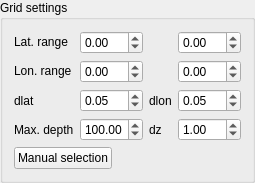
               <widget class="QGroupBox" name="groupBox_7">
                <property name="title">
                 <string>Grid settings</string>
                </property>
                <layout class="QVBoxLayout" name="verticalLayout_6">
                 <item>
                  <layout class="QVBoxLayout" name="verticalLayout_7">
                   <item>
                    <layout class="QGridLayout" name="gridLayout">
                     <item row="3" column="3">
                      <widget class="QDoubleSpinBox" name="doubleSpinBox_13">
                       <property name="sizePolicy">
                        <sizepolicy hsizetype="Fixed" vsizetype="Fixed">
                         <horstretch>0</horstretch>
                         <verstretch>0</verstretch>
                        </sizepolicy>
                       </property>
                       <property name="maximumSize">
                        <size>
                         <width>63</width>
                         <height>16777215</height>
                        </size>
                       </property>
                       <property name="singleStep">
                        <double>0.010000000000000</double>
                       </property>
                       <property name="value">
                        <double>0.050000000000000</double>
                       </property>
                      </widget>
                     </item>
                     <item row="1" column="1">
                      <widget class="QDoubleSpinBox" name="doubleSpinBox_9">
                       <property name="sizePolicy">
                        <sizepolicy hsizetype="Fixed" vsizetype="Fixed">
                         <horstretch>0</horstretch>
                         <verstretch>0</verstretch>
                        </sizepolicy>
                       </property>
                       <property name="maximumSize">
                        <size>
                         <width>63</width>
                         <height>16777215</height>
                        </size>
                       </property>
                       <property name="minimum">
                        <double>-90.000000000000000</double>
                       </property>
                       <property name="maximum">
                        <double>90.000000000000000</double>
                       </property>
                       <property name="singleStep">
                        <double>0.010000000000000</double>
                       </property>
                      </widget>
                     </item>
                     <item row="3" column="2">
                      <widget class="QLabel" name="label_20">
                       <property name="sizePolicy">
                        <sizepolicy hsizetype="Fixed" vsizetype="Preferred">
                         <horstretch>0</horstretch>
                         <verstretch>0</verstretch>
                        </sizepolicy>
                       </property>
                       <property name="text">
                        <string>dlon</string>
                       </property>
                      </widget>
                     </item>
                     <item row="4" column="2">
                      <widget class="QLabel" name="label_21">
                       <property name="sizePolicy">
                        <sizepolicy hsizetype="Fixed" vsizetype="Preferred">
                         <horstretch>0</horstretch>
                         <verstretch>0</verstretch>
                        </sizepolicy>
                       </property>
                       <property name="text">
                        <string>dz</string>
                       </property>
                      </widget>
                     </item>
                     <item row="3" column="1">
                      <widget class="QDoubleSpinBox" name="doubleSpinBox_14">
                       <property name="sizePolicy">
                        <sizepolicy hsizetype="Fixed" vsizetype="Fixed">
                         <horstretch>0</horstretch>
                         <verstretch>0</verstretch>
                        </sizepolicy>
                       </property>
                       <property name="maximumSize">
                        <size>
                         <width>63</width>
                         <height>16777215</height>
                        </size>
                       </property>
                       <property name="singleStep">
                        <double>0.010000000000000</double>
                       </property>
                       <property name="value">
                        <double>0.050000000000000</double>
                       </property>
                      </widget>
                     </item>
                     <item row="2" column="1">
                      <widget class="QDoubleSpinBox" name="doubleSpinBox_11">
                       <property name="sizePolicy">
                        <sizepolicy hsizetype="Fixed" vsizetype="Fixed">
                         <horstretch>0</horstretch>
                         <verstretch>0</verstretch>
                        </sizepolicy>
                       </property>
                       <property name="maximumSize">
                        <size>
                         <width>63</width>
                         <height>16777215</height>
                        </size>
                       </property>
                       <property name="minimum">
                        <double>-180.000000000000000</double>
                       </property>
                       <property name="maximum">
                        <double>180.000000000000000</double>
                       </property>
                       <property name="singleStep">
                        <double>0.010000000000000</double>
                       </property>
                       <property name="value">
                        <double>0.000000000000000</double>
                       </property>
                      </widget>
                     </item>
                     <item row="1" column="3">
                      <widget class="QDoubleSpinBox" name="doubleSpinBox_10">
                       <property name="sizePolicy">
                        <sizepolicy hsizetype="Fixed" vsizetype="Fixed">
                         <horstretch>0</horstretch>
                         <verstretch>0</verstretch>
                        </sizepolicy>
                       </property>
                       <property name="maximumSize">
                        <size>
                         <width>63</width>
                         <height>16777215</height>
                        </size>
                       </property>
                       <property name="minimum">
                        <double>-90.000000000000000</double>
                       </property>
                       <property name="maximum">
                        <double>90.000000000000000</double>
                       </property>
                       <property name="singleStep">
                        <double>0.010000000000000</double>
                       </property>
                       <property name="value">
                        <double>0.000000000000000</double>
                       </property>
                      </widget>
                     </item>
                     <item row="1" column="0">
                      <widget class="QLabel" name="label_16">
                       <property name="sizePolicy">
                        <sizepolicy hsizetype="Fixed" vsizetype="Fixed">
                         <horstretch>0</horstretch>
                         <verstretch>0</verstretch>
                        </sizepolicy>
                       </property>
                       <property name="text">
                        <string>Lat. range</string>
                       </property>
                      </widget>
                     </item>
                     <item row="4" column="1">
                      <widget class="QDoubleSpinBox" name="doubleSpinBox_16">
                       <property name="sizePolicy">
                        <sizepolicy hsizetype="Fixed" vsizetype="Fixed">
                         <horstretch>0</horstretch>
                         <verstretch>0</verstretch>
                        </sizepolicy>
                       </property>
                       <property name="maximumSize">
                        <size>
                         <width>63</width>
                         <height>16777215</height>
                        </size>
                       </property>
                       <property name="maximum">
                        <double>1000.000000000000000</double>
                       </property>
                       <property name="value">
                        <double>100.000000000000000</double>
                       </property>
                      </widget>
                     </item>
                     <item row="2" column="0">
                      <widget class="QLabel" name="label_17">
                       <property name="sizePolicy">
                        <sizepolicy hsizetype="Fixed" vsizetype="Fixed">
                         <horstretch>0</horstretch>
                         <verstretch>0</verstretch>
                        </sizepolicy>
                       </property>
                       <property name="text">
                        <string>Lon. range</string>
                       </property>
                      </widget>
                     </item>
                     <item row="2" column="3">
                      <widget class="QDoubleSpinBox" name="doubleSpinBox_12">
                       <property name="sizePolicy">
                        <sizepolicy hsizetype="Fixed" vsizetype="Fixed">
                         <horstretch>0</horstretch>
                         <verstretch>0</verstretch>
                        </sizepolicy>
                       </property>
                       <property name="maximumSize">
                        <size>
                         <width>63</width>
                         <height>16777215</height>
                        </size>
                       </property>
                       <property name="minimum">
                        <double>-180.000000000000000</double>
                       </property>
                       <property name="maximum">
                        <double>180.000000000000000</double>
                       </property>
                       <property name="singleStep">
                        <double>0.010000000000000</double>
                       </property>
                      </widget>
                     </item>
                     <item row="4" column="3">
                      <widget class="QDoubleSpinBox" name="doubleSpinBox_15">
                       <property name="sizePolicy">
                        <sizepolicy hsizetype="Fixed" vsizetype="Fixed">
                         <horstretch>0</horstretch>
                         <verstretch>0</verstretch>
                        </sizepolicy>
                       </property>
                       <property name="maximumSize">
                        <size>
                         <width>63</width>
                         <height>16777215</height>
                        </size>
                       </property>
                       <property name="minimum">
                        <double>0.010000000000000</double>
                       </property>
                       <property name="maximum">
                        <double>5.000000000000000</double>
                       </property>
                       <property name="value">
                        <double>1.000000000000000</double>
                       </property>
                      </widget>
                     </item>
                     <item row="4" column="0">
                      <widget class="QLabel" name="label_18">
                       <property name="sizePolicy">
                        <sizepolicy hsizetype="Fixed" vsizetype="Preferred">
                         <horstretch>0</horstretch>
                         <verstretch>0</verstretch>
                        </sizepolicy>
                       </property>
                       <property name="text">
                        <string>Max. depth</string>
                       </property>
                      </widget>
                     </item>
                     <item row="3" column="0">
                      <widget class="QLabel" name="label_19">
                       <property name="sizePolicy">
                        <sizepolicy hsizetype="Fixed" vsizetype="Preferred">
                         <horstretch>0</horstretch>
                         <verstretch>0</verstretch>
                        </sizepolicy>
                       </property>
                       <property name="text">
                        <string>dlat</string>
                       </property>
                      </widget>
                     </item>
                    </layout>
                   </item>
                   <item>
                    <widget class="QPushButton" name="pushButton_11">
                     <property name="sizePolicy">
                      <sizepolicy hsizetype="Fixed" vsizetype="Fixed">
                       <horstretch>0</horstretch>
                       <verstretch>0</verstretch>
                      </sizepolicy>
                     </property>
                     <property name="text">
                      <string>Manual selection</string>
                     </property>
                     <property name="checkable">
                      <bool>true</bool>
                     </property>
                    </widget>
                   </item>
                  </layout>
                 </item>
                </layout>
               </widget>
